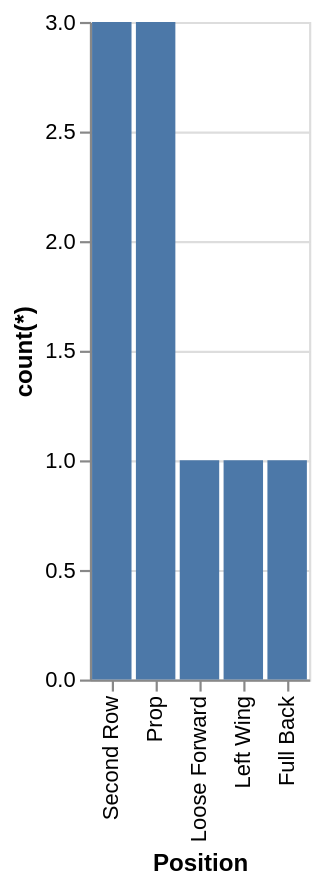

The specification (Vega-Lite) saved for this image:
### Vega-Lite specification from a JSON file in a GitHub repository (floating-point values rounded to 4 significant figures)
{"data": {"values": [{"x_data": "Second Row", "y_data": 3}, {"x_data": "Prop", "y_data": 3}, {"x_data": "Loose Forward", "y_data": 1}, {"x_data": "Left Wing", "y_data": 1}, {"x_data": "Full Back", "y_data": 1}]}, "mark": "bar", "encoding": {"x": {"field": "x_data", "type": "nominal", "title": "Position", "sort": {"op": "sum", "field": "y_data", "order": "descending"}}, "y": {"field": "y_data", "type": "quantitative", "title": "count(*)"}}}
